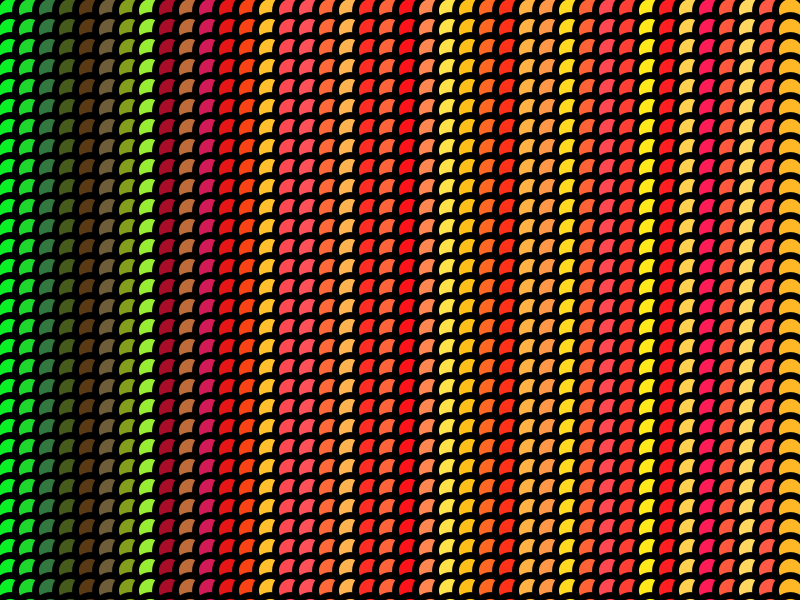
Frame 1 (no input)
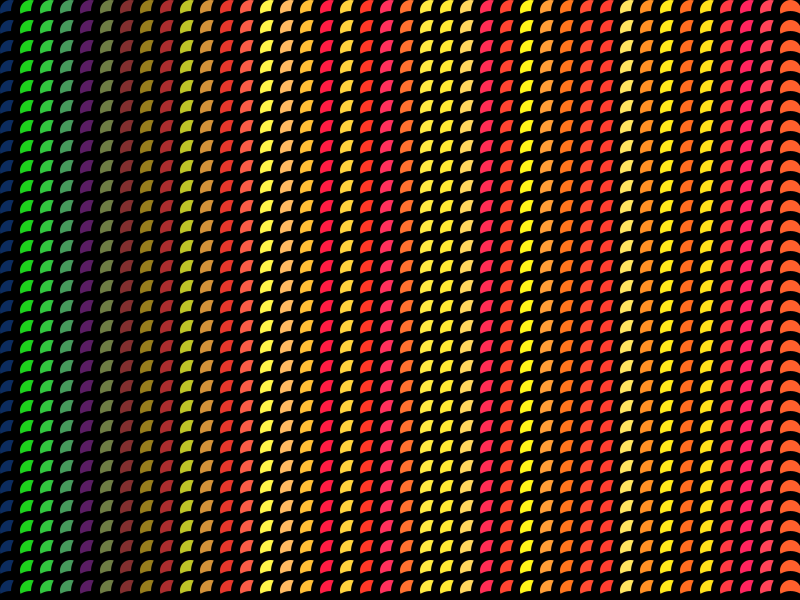
Frame 60 (the mouse pressed at the canvas centre just before this capture)
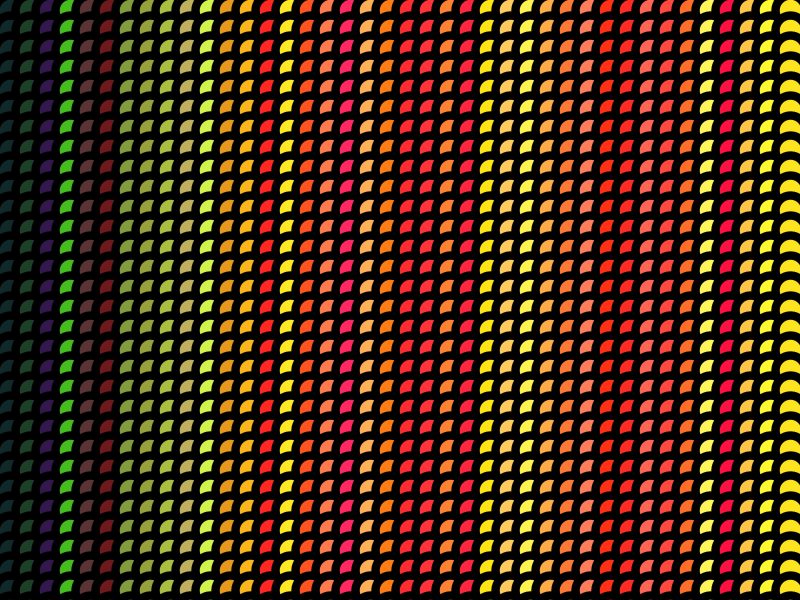
Frame 120 (the mouse held since frame 60 and released just before this capture)

The Processing sketch that drew these frames (run headless with seeded random() and noise(); from frame 60 on, the mouse is pressed at the canvas centre):

// Processing sketch: processing_23150
// ── processing_23150.pde

int a=10;
int b=10;

void setup () {
  
  size (800,600);
  background (50,128,50);
    
   
   
}

void draw() { 
  
strokeWeight (random (1,10));
for (int a=10; a<=800;a=a+20){
  fill (random (a,20), random (b,250), random (20,100)); 
for (int b=10; b<=800;b=b+20){
ellipse (a,b,10,10); 
rect (a, b, 30,30);
ellipse (a, b, 30,30);
}

 

 }


}
